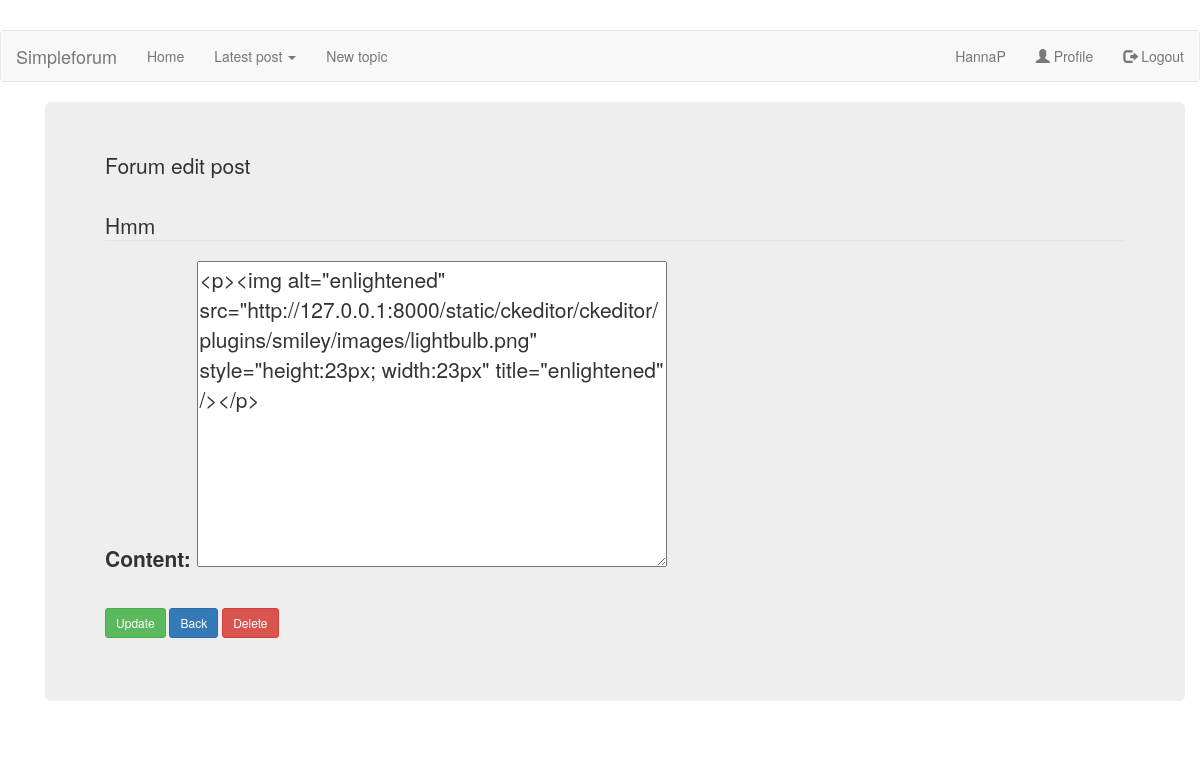
Page /all/19/update/ (signed in) on the committed database.
### forum/models.py (models this page shows, shortened)
class Forum_post(models.Model):
    title = models.CharField(max_length=100, blank=False)
    post_type = models.CharField(max_length=100, blank=True)
    origin_post_id= models.IntegerField(default=0)
    content = RichTextField()
    date_posted = models.DateTimeField(default=timezone.now)
    date_last_save = models.DateTimeField(auto_now=timezone.now)
    author = models.ForeignKey(User, on_delete=models.CASCADE)

### forum/views.py (the view, shortened to what this page needs)
# urls.py: path('all/<int:pk>/update/', PostUpdateView.as_view(), name='forum_all_update'),
class PostUpdateView(LoginRequiredMixin, UserPassesTestMixin, UpdateView):
    model = Forum_post
    success_url = reverse_lazy('forum-latest_all')
    fields = ['content']
    def get_context_data(self, **kwargs):
        context = super().get_context_data(**kwargs)
        context["title"] = 'edit post'
        return context
    def get_template_names(self):
        if  self.request.user.profile.user_level > 3:
            template_name = 'forum/edit_all.html'
        else:
            template_name = 'forum/forbidden.html'
        return template_name
    def test_func(self):
        Forum_post = self.get_object()
        if self.request.user == Forum_post.author:
            return True
        return False

### forum/templates/forum/edit_all.html (shortened to what this page needs)
{% extends "forum/base.html" %}
{% block content %}
    <div class="jumbotron">
        <form method="POST">
            <fieldset class="form-group">
                <legend class="border-bottom mb-4">Forum {{ title}}<br><br> {{ object.title }}</legend>
                {{ form.as_p }}
            </fieldset>
            <div class="form-group">
                <button class="btn btn-success btn-sm mt-1 mb-1" type="submit">Update</button>
                <a class="btn btn-primary btn-sm mt-1 mb-1" href="javascript:history.go(-1)">Back</a>
                <a class="btn btn-danger btn-sm mt-1 mb-1" href="{% url 'forum_all_delete' object.id %}">Delete</a>
            </div>
        </form>
    </div>
{% endblock content %}

### rows in the picture
Forum_post: title "Hmm", content "<p><img alt=\"enlightened\" src=\"http://127.0.0.1:8000/static/ckeditor/ckeditor/plugins/smiley/images/lightbulb.png\" style=\"height:23px; width:23px\" title=\"enlightened\" /></p>"

### other values in the picture
{{ title }} "edit post"
